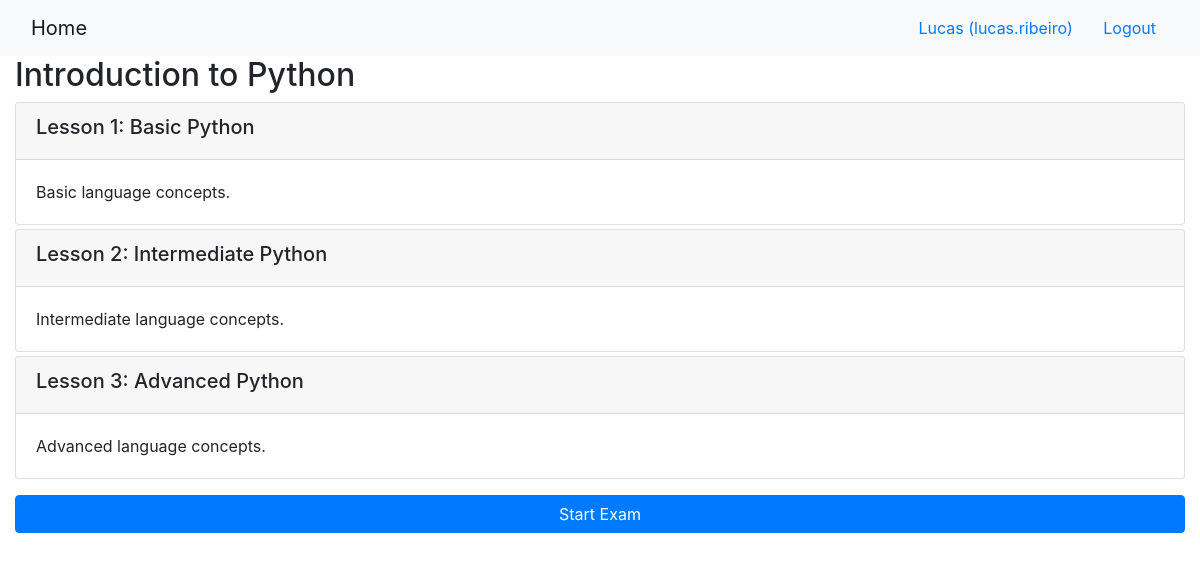
The app's page /onlinecourse/1/ (signed in) with its own data.
### onlinecourse/models.py (models this page shows, shortened)
class Course(models.Model):
    name = models.CharField(null=False, max_length=30, default='online course')
    image = models.ImageField(upload_to='course_images/')
    description = models.CharField(max_length=1000)
    pub_date = models.DateField(null=True)
    instructors = models.ManyToManyField(Instructor)
    users = models.ManyToManyField(settings.AUTH_USER_MODEL, through='Enrollment')
    total_enrollment = models.IntegerField(default=0)
    is_enrolled = False

class Lesson(models.Model):
    title = models.CharField(max_length=200, default="title")
    order = models.IntegerField(default=0)
    course = models.ForeignKey(Course, on_delete=models.CASCADE)
    content = models.TextField()

### onlinecourse/views.py (the view)
# urls.py: path('<int:pk>/', views.CourseDetailView.as_view(), name='course_details'),
class CourseDetailView(generic.DetailView):
    model = Course
    template_name = 'onlinecourse/course_detail_bootstrap.html'

### onlinecourse/templates/onlinecourse/course_detail_bootstrap.html (shortened to what this page needs)
<!DOCTYPE html>
<html lang="en">
<head>
     {% load static %}
    <link rel="stylesheet" href="https://maxcdn.bootstrapcdn.com/bootstrap/4.5.2/css/bootstrap.min.css">
</head>
<body>
    <nav class="navbar navbar-light bg-light">
        <div class="container-fluid">
            <div class="navbar-header">
                  <a class="navbar-brand" href="{% url 'onlinecourse:index' %}">Home</a>
            </div>
            <ul class="nav navbar-nav navbar-right">
                {% if user.is_authenticated %}
                <li>
                    <a class="btn btn-link" href="#">{{ user.first_name }} ({{ user.username }})</a>
                    <a class="btn btn-link" href="{% url 'onlinecourse:logout' %}">Logout</a>
                </li>
                {% endif %}
            </ul>
        </div>
    </nav>
    <div class="container-fluid">
            <h2>{{ course.name }}</h2>
            <div class="card-columns-vertical">
                {% for lesson in course.lesson_set.all %}
                    <div class="card mt-1">
                        <div class="card-header"><h5>Lesson {{lesson.order|add:1}}: {{lesson.title}}</h5></div>
                        <div class="card-body">{{lesson.content}}</div>
                    </div>
                {% endfor %}
            </div>
            {% if user.is_authenticated %}
            <button class="btn btn-primary btn-block mt-3 mb-3" type="button" data-toggle="collapse" data-target="#collapseExample" aria-expanded="false" aria-controls="collapseExample">
                Start Exam
            </button>
            {% endif %}
    </div>
</body>
</html>

### records on screen
Course: name "Introduction to Python"
Lesson: order|add "1", title "Basic Python", content "Basic language concepts."
Lesson: order|add "2", title "Intermediate Python", content "Intermediate language concepts."
Lesson: order|add "3", title "Advanced Python", content "Advanced language concepts."

### other values on screen
{{ user.first_name }} "Lucas"
{{ user.username }} "lucas.ribeiro"
